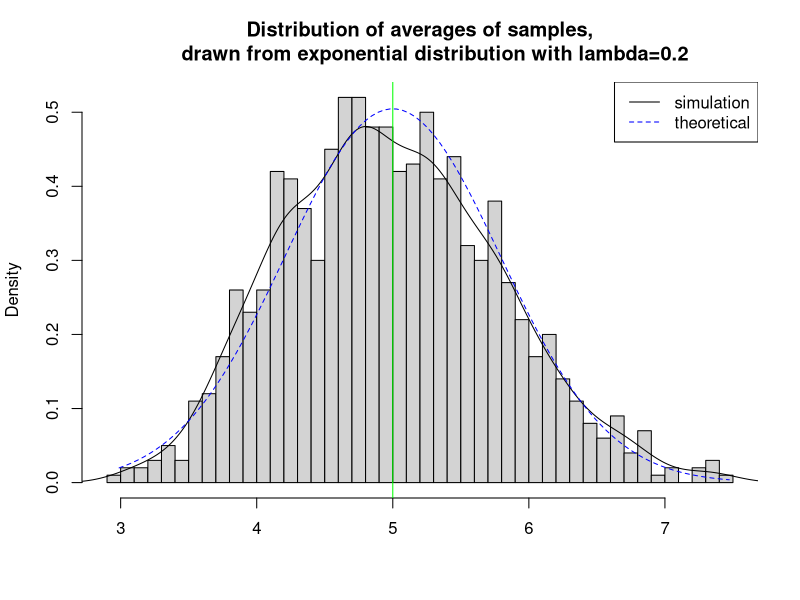
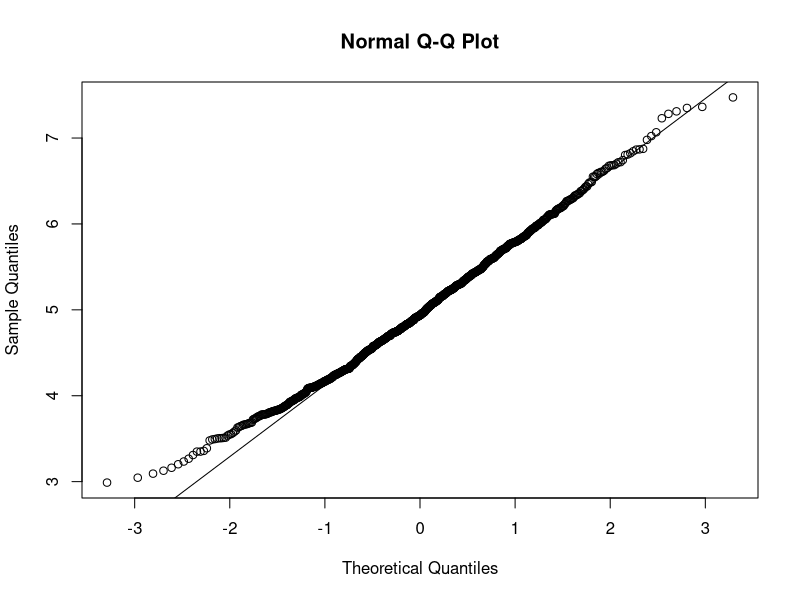
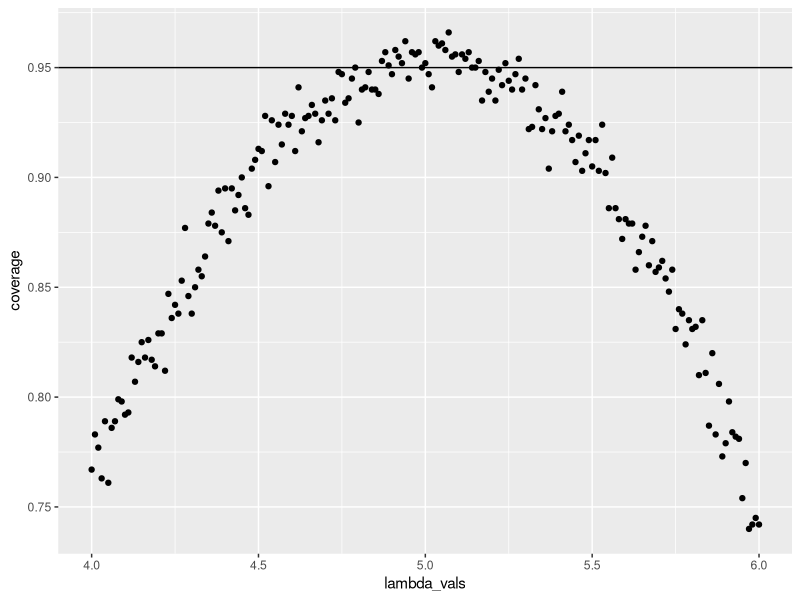

Write the R code that produced these figures, in order.
## ---- chunk 1
set.seed(3)
lambda <- 0.2
sim_num <- 1000
sample_size <- 40
simulation <- matrix(rexp(sim_num * sample_size, rate=lambda), sim_num, sample_size)
means_of_row <- rowMeans(simulation)
## ---- chunk 2
# Histogram plot of averages
hist(means_of_row, breaks=50, prob=TRUE,
     main="Distribution of averages of samples,
     drawn from exponential distribution with lambda=0.2",
     xlab="")

# Density of the averages of samples
lines(density(means_of_row))

# Theoretical center of distribution
abline(v=1/lambda, col="green")

# Theoretical density of the averages of samples
xfit <- seq(min(means_of_row), max(means_of_row), length=100)
yfit <- dnorm(xfit, mean=1/lambda, sd=(1/lambda/sqrt(sample_size)))
lines(xfit, yfit, pch=22, col="blue", lty=2)

legend('topright', c("simulation", "theoretical"), lty=c(1,2), col=c("black", "blue"))
## ---- chunk 3
qqnorm(means_of_row); qqline(means_of_row)
## ---- chunk 4
lambda_vals <- seq(4, 6, by=0.01)
coverage <- sapply(lambda_vals, function(lamb) {
    mu_hats <- rowMeans(matrix(rexp(sample_size * sim_num, rate=0.2),
                               sim_num, sample_size))
    ll <- mu_hats - qnorm(0.975) * sqrt(1/lambda**2/sample_size)
    ul <- mu_hats + qnorm(0.975) * sqrt(1/lambda**2/sample_size)
    mean(ll < lamb & ul > lamb)
})

library(ggplot2)
qplot(lambda_vals, coverage) + geom_hline(yintercept=0.95)
